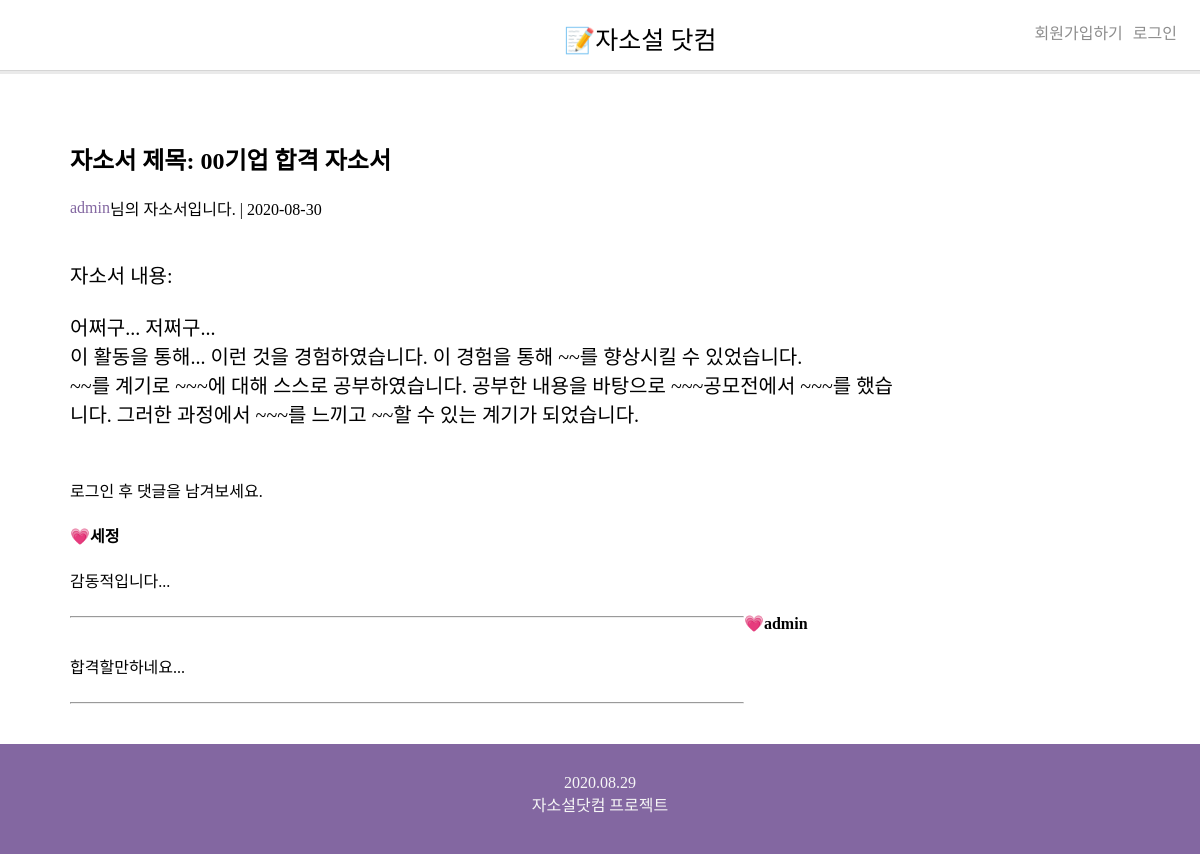
The app's page /detail/13/ with its own data.
### jssapp/models.py (models this page shows, shortened)
class Jasoseol(models.Model):
    title = models.CharField(max_length=50)
    content = models.TextField()
    upload_at = models.DateTimeField(auto_now=True)
    author = models.ForeignKey(User, on_delete=models.CASCADE)

class Comment(models.Model):
    content = models.CharField(max_length=100)
    author = models.ForeignKey(User, on_delete=models.CASCADE)
    jasoseol=models.ForeignKey(Jasoseol, on_delete=models.CASCADE)

### jssapp/views.py (the view)
# urls.py: path('detail/<int:jss_id>/', views.detail, name="detail"),
def detail(request, jss_id):
    detail_jss = get_object_or_404(Jasoseol, pk=jss_id)
    comment_form = CommentForm()
    return render(request, 'detail.html', {'detail_jss':detail_jss, 'comment_form':comment_form})

### jssapp/templates/detail.html (shortened to what this page needs)
{%extends 'tem.html'%}
{%block contents%}
<div class="detail_box">
    <h2>자소서 제목: {{detail_jss.title}}</h2>
    <p><span class="author">{{detail_jss.author}}</span>님의 자소서입니다. | {{detail_jss.upload_at|date:"Y-m-d"}}</p>
    <div class="jc">
        <p class="j_content">자소서 내용:<br><br>
            {{detail_jss.content|linebreaksbr}}</p>
    </div>
    <br>
    {%if user.is_authenticated%}
    댓글을 남겨보세요.
    <form method="POST" action="{% url 'createComment' detail_jss.id %}">
        {%csrf_token%}
        {{comment_form}}
        <input type="submit" value="전송">
    </form>
    {%else%}
    로그인 후 댓글을 남겨보세요.
    {%endif%}
    {%for comment in detail_jss.comment_set.all %}
    <h4>💗{{comment.author}}</h4>
    <p>{{comment.content}}</p>
    <hr>
    {%endfor%}
</div>
{%endblock%}

### jssProj/templates/tem.html (shortened to what this page needs)
{%load static%}
<!DOCTYPE html>
<html>
<head>
    <link rel='stylesheet' type='text/css' href='{%static 'index.css'%}'>
</head>
<body>
    <div id="nav">
        <span class="logo" onclick="location.href='/'">📝자소설 닷컴</span>
        <div id="profile">
            {%if user.is_authenticated%}
            {{user}}
            <div class="btn" onclick="location.href='/accounts/logout/'">로그아웃</div>
            {%else%}
            <div class="btn" onclick="location.href='/accounts/signup/'">회원가입하기</div>
            <div class="btn" onclick="location.href='/accounts/login/'">로그인</div>
            {%endif%}
    </div>
    </div>
{%block contents%}
{%endblock%}
<footer>
    2020.08.29 <br>
    자소설닷컴 프로젝트
</footer>
</body>
</html>

### jssapp/static/index.css (style rules this page uses)
body { margin:0 0; padding:0; font-family: 'NanumBarunGothic'; }
p { flex:1; display: flex; align-items: center; }
#nav { width:100%; height: 50px; padding-top:20px; border-bottom: 1px #D5D5D5 solid; box-shadow: 0px 3px #EAEAEA; }
.logo { position: relative; left: 47%; font-family: 'paybooc-Bold'; font-size: 25px; }
#profile { display: inline; float: right; margin-right: 20px; }
.btn { color: #8D8D8D; display: inline; margin: 3px; border-radius: 3px; }
footer { position: relative; width: 100%; height: 80px; background-color: rgb(131,103,161); text-align: center; padding-top: 30px; color: #F6F6F6; }
.detail_box { width: 70%; min-height: 500px; padding: 50px 70px; }
.jc { min-height: 200px; }
.j_content { font-size: 20px; margin-top: 40px; }
.author { color: rgb(131,103,161); }
hr { width: 80%; float:left; }

### records on screen
Jasoseol: title "00기업 합격 자소서", author "admin", upload_at "2020-08-30", content "어쩌구... 저쩌구... 이 활동을 통해... 이런 것을 경험하였습니다. 이 경험을 통해 ~~를 향상시킬 수 있었습니다. ~~를 계기로 ~~~에 대해 스스로 공부하였습니다. 공부한 내용을 바탕으로 ~~~공모전에서 ~~~를 했습니다. 그러한 과정에서 ~~~를 느끼고 ~~할 수 있는 계기가 되었습니다."
Comment: author "세정", content "감동적입니다..."
Comment: author "admin", content "합격할만하네요..."
